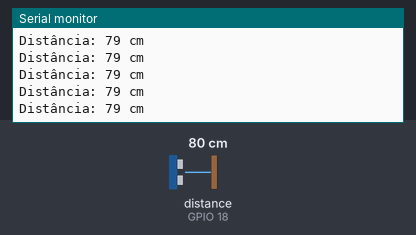
This sketch was run on a simulated ESP32. On the bench: the last lines printed to the serial monitor. Wiring (inferred from the names in the program): ultrasonic range finder: trigger GPIO 5; echo GPIO 18. Inputs (shaded band) come from the test bench; at power-on: distance to the obstacle (sensor on GPIO 18) 80 cm. The echo pulse lasts 58.3 µs per cm.

Above: at 1.2 s.
1.3 s: distance to the obstacle (sensor on GPIO 18) set to 2 cm
At 1.6 s:
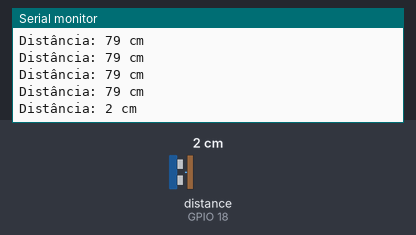
2.8 s: distance to the obstacle (sensor on GPIO 18) set to 4 cm
At 2.8 s:
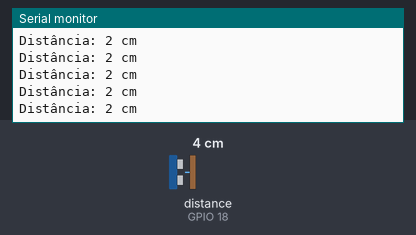
Timing chart, 0 to 5.8 s (numbered marks = the images above; inputs shaded):
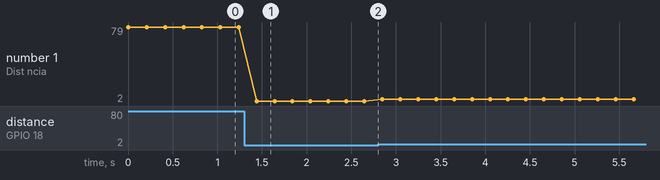

Measured:
- after the input at 1.3 s, the serial monitor: prints a new line after 0.14 s (image 1)
- plotted number 1: 79 → 2 after the input at 1.3 s, 2 → 4 after the input at 2.8 s

The sketch:

UltrassonicoAgua.ino
```cpp
#include <esp_now.h>
#include <WiFi.h>

// Endereço MAC formatado do seu ESP32 Receptor (LED/Buzzer)
uint8_t macAtuador[] = {0x80, 0xF3, 0xDA, 0x4B, 0x7C, 0x9C};

const int pinoTrig = 5;
const int pinoEcho = 18;

// Estrutura de mensagem enviada
typedef struct struct_mensagem {
  bool alertaAtivo;
} struct_mensagem;

struct_mensagem dadosEnvio;
esp_now_peer_info_t peerInfo;

long lerDistanciaCm() {
  digitalWrite(pinoTrig, LOW);
  delayMicroseconds(2);
  digitalWrite(pinoTrig, HIGH);
  delayMicroseconds(10);
  digitalWrite(pinoTrig, LOW);

  long duracao = pulseIn(pinoEcho, HIGH, 30000); // Timeout ~5 metros
  if (duracao == 0) return 999; // Sem retorno do eco
  return (duracao * 0.0343) / 2;
}

void setup() {
  Serial.begin(115200);
  pinMode(pinoTrig, OUTPUT);
  pinMode(pinoEcho, INPUT);

  WiFi.mode(WIFI_STA);

  if (esp_now_init() != ESP_OK) {
    Serial.println("Erro ao inicializar ESP-NOW");
    return;
  }

  memcpy(peerInfo.peer_addr, macAtuador, 6);
  peerInfo.channel = 0;
  peerInfo.encrypt = false;

  if (esp_now_add_peer(&peerInfo) != ESP_OK) {
    Serial.println("Erro ao adicionar o receptor");
    return;
  }
}

void loop() {
  long distancia = lerDistanciaCm();
  Serial.print("Distância: ");
  Serial.print(distancia);
  Serial.println(" cm");

  // Ativa o alerta se a distância for <= 20 cm
  dadosEnvio.alertaAtivo = (distancia <= 20);

  esp_now_send(macAtuador, (uint8_t *) &dadosEnvio, sizeof(dadosEnvio));

  delay(200); // Leitura/Envio a cada 200 ms
}
```
